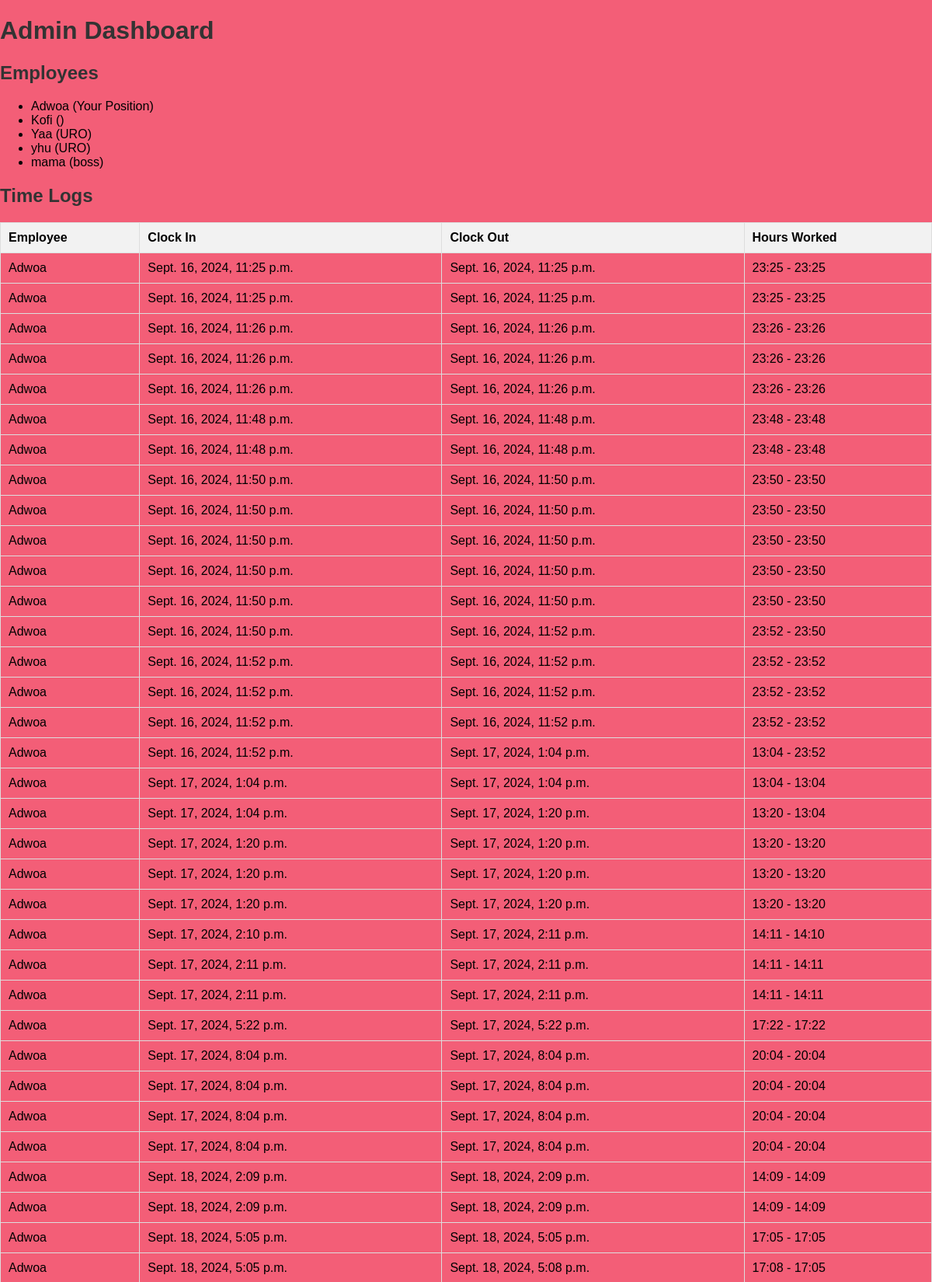
Screenshot of /employees/admin-dashboard/ (signed in, upper part) with the database file from the repository.
### employees/models.py (models this page shows, shortened)
class Employee(models.Model):
    user = models.OneToOneField(User, on_delete=models.CASCADE)
    position = models.CharField(max_length=100, blank=True)

class TimeLog(models.Model):
    employee = models.ForeignKey(Employee, on_delete=models.CASCADE)
    clock_in_time = models.DateTimeField()
    clock_out_time = models.DateTimeField(null=True, blank=True)

### employees/views.py (the view)
# urls.py: path('admin-dashboard/', views.admin_dashboard, name='admin_dashboard'),
@login_required
def admin_dashboard(request):
    employees = Employee.objects.all()
    time_logs = TimeLog.objects.all()
    return render(request, 'employees/admin_dashboard.html', {'employees': employees, 'time_logs': time_logs})

### employees/templates/employees/admin_dashboard.html (shortened to what this page needs)
<!DOCTYPE html>
<html lang="en">
<head>
  {% load static %}
  <link rel="stylesheet" type="text/css" href="{% static 'css/styles.css' %}">
</head>
<body>
  <h1>Admin Dashboard</h1>
<h2>Employees</h2>
<ul>
    {% for employee in employees %}
    <li>{{ employee.user.username }} ({{ employee.position }})</li>
    {% endfor %}
</ul>
<h2>Time Logs</h2>
<table>
    <tr>
        <th>Employee</th>
        <th>Clock In</th>
        <th>Clock Out</th>
        <th>Hours Worked</th>
    </tr>
    {% for log in time_logs %}
    <tr>
        <td>{{ log.employee.user.username }}</td>
        <td>{{ log.clock_in_time }}</td>
        <td>{{ log.clock_out_time }}</td>
        <td>{{ log.clock_out_time|date:"H:i" }} - {{ log.clock_in_time|date:"H:i" }}</td>
    </tr>
    {% endfor %}
</table>
</body>
</html>

### static/css/styles.css (style rules this page uses)
body { font-family: Arial, sans-serif; margin: 0; padding: 0; background-color: rgb(243, 94, 119); }
h1, h2 { color: #333; }
table { width: 100%; border-collapse: collapse; margin-top: 20px; }
table, th, td { border: 1px solid #ddd; }
th, td { padding: 10px; text-align: left; }
th { background-color: #f2f2f2; }

### rows the page displays
Employee: user.username "Adwoa", position "Your Position"
Employee: user.username "Kofi"
Employee: user.username "Yaa", position "URO"
Employee: user.username "yhu", position "URO"
Employee: user.username "mama", position "boss"
TimeLog: employee.user.username "Adwoa", clock_in_time "Sept. 16, 2024, 11:25 p.m.", clock_out_time "Sept. 16, 2024, 11:25 p.m.", clock_out_time "23:25", clock_in_time "23:25"
TimeLog: employee.user.username "Adwoa", clock_in_time "Sept. 16, 2024, 11:25 p.m.", clock_out_time "Sept. 16, 2024, 11:25 p.m.", clock_out_time "23:25", clock_in_time "23:25"
TimeLog: employee.user.username "Adwoa", clock_in_time "Sept. 16, 2024, 11:26 p.m.", clock_out_time "Sept. 16, 2024, 11:26 p.m.", clock_out_time "23:26", clock_in_time "23:26"
TimeLog: employee.user.username "Adwoa", clock_in_time "Sept. 16, 2024, 11:26 p.m.", clock_out_time "Sept. 16, 2024, 11:26 p.m.", clock_out_time "23:26", clock_in_time "23:26"
TimeLog: employee.user.username "Adwoa", clock_in_time "Sept. 16, 2024, 11:26 p.m.", clock_out_time "Sept. 16, 2024, 11:26 p.m.", clock_out_time "23:26", clock_in_time "23:26"
TimeLog: employee.user.username "Adwoa", clock_in_time "Sept. 16, 2024, 11:48 p.m.", clock_out_time "Sept. 16, 2024, 11:48 p.m.", clock_out_time "23:48", clock_in_time "23:48"
TimeLog: employee.user.username "Adwoa", clock_in_time "Sept. 16, 2024, 11:48 p.m.", clock_out_time "Sept. 16, 2024, 11:48 p.m.", clock_out_time "23:48", clock_in_time "23:48"
TimeLog: employee.user.username "Adwoa", clock_in_time "Sept. 16, 2024, 11:50 p.m.", clock_out_time "Sept. 16, 2024, 11:50 p.m.", clock_out_time "23:50", clock_in_time "23:50"
TimeLog: employee.user.username "Adwoa", clock_in_time "Sept. 16, 2024, 11:50 p.m.", clock_out_time "Sept. 16, 2024, 11:50 p.m.", clock_out_time "23:50", clock_in_time "23:50"
TimeLog: employee.user.username "Adwoa", clock_in_time "Sept. 16, 2024, 11:50 p.m.", clock_out_time "Sept. 16, 2024, 11:50 p.m.", clock_out_time "23:50", clock_in_time "23:50"
TimeLog: employee.user.username "Adwoa", clock_in_time "Sept. 16, 2024, 11:50 p.m.", clock_out_time "Sept. 16, 2024, 11:50 p.m.", clock_out_time "23:50", clock_in_time "23:50"
TimeLog: employee.user.username "Adwoa", clock_in_time "Sept. 16, 2024, 11:50 p.m.", clock_out_time "Sept. 16, 2024, 11:50 p.m.", clock_out_time "23:50", clock_in_time "23:50"
TimeLog: employee.user.username "Adwoa", clock_in_time "Sept. 16, 2024, 11:50 p.m.", clock_out_time "Sept. 16, 2024, 11:52 p.m.", clock_out_time "23:52", clock_in_time "23:50"
TimeLog: employee.user.username "Adwoa", clock_in_time "Sept. 16, 2024, 11:52 p.m.", clock_out_time "Sept. 16, 2024, 11:52 p.m.", clock_out_time "23:52", clock_in_time "23:52"
TimeLog: employee.user.username "Adwoa", clock_in_time "Sept. 16, 2024, 11:52 p.m.", clock_out_time "Sept. 16, 2024, 11:52 p.m.", clock_out_time "23:52", clock_in_time "23:52"
TimeLog: employee.user.username "Adwoa", clock_in_time "Sept. 16, 2024, 11:52 p.m.", clock_out_time "Sept. 16, 2024, 11:52 p.m.", clock_out_time "23:52", clock_in_time "23:52"
TimeLog: employee.user.username "Adwoa", clock_in_time "Sept. 16, 2024, 11:52 p.m.", clock_out_time "Sept. 17, 2024, 1:04 p.m.", clock_out_time "13:04", clock_in_time "23:52"
TimeLog: employee.user.username "Adwoa", clock_in_time "Sept. 17, 2024, 1:04 p.m.", clock_out_time "Sept. 17, 2024, 1:04 p.m.", clock_out_time "13:04", clock_in_time "13:04"
TimeLog: employee.user.username "Adwoa", clock_in_time "Sept. 17, 2024, 1:04 p.m.", clock_out_time "Sept. 17, 2024, 1:20 p.m.", clock_out_time "13:20", clock_in_time "13:04"
TimeLog: employee.user.username "Adwoa", clock_in_time "Sept. 17, 2024, 1:20 p.m.", clock_out_time "Sept. 17, 2024, 1:20 p.m.", clock_out_time "13:20", clock_in_time "13:20"
TimeLog: employee.user.username "Adwoa", clock_in_time "Sept. 17, 2024, 1:20 p.m.", clock_out_time "Sept. 17, 2024, 1:20 p.m.", clock_out_time "13:20", clock_in_time "13:20"
TimeLog: employee.user.username "Adwoa", clock_in_time "Sept. 17, 2024, 1:20 p.m.", clock_out_time "Sept. 17, 2024, 1:20 p.m.", clock_out_time "13:20", clock_in_time "13:20"
TimeLog: employee.user.username "Adwoa", clock_in_time "Sept. 17, 2024, 2:10 p.m.", clock_out_time "Sept. 17, 2024, 2:11 p.m.", clock_out_time "14:11", clock_in_time "14:10"
TimeLog: employee.user.username "Adwoa", clock_in_time "Sept. 17, 2024, 2:11 p.m.", clock_out_time "Sept. 17, 2024, 2:11 p.m.", clock_out_time "14:11", clock_in_time "14:11"
TimeLog: employee.user.username "Adwoa", clock_in_time "Sept. 17, 2024, 2:11 p.m.", clock_out_time "Sept. 17, 2024, 2:11 p.m.", clock_out_time "14:11", clock_in_time "14:11"
TimeLog: employee.user.username "Adwoa", clock_in_time "Sept. 17, 2024, 5:22 p.m.", clock_out_time "Sept. 17, 2024, 5:22 p.m.", clock_out_time "17:22", clock_in_time "17:22"
TimeLog: employee.user.username "Adwoa", clock_in_time "Sept. 17, 2024, 8:04 p.m.", clock_out_time "Sept. 17, 2024, 8:04 p.m.", clock_out_time "20:04", clock_in_time "20:04"
TimeLog: employee.user.username "Adwoa", clock_in_time "Sept. 17, 2024, 8:04 p.m.", clock_out_time "Sept. 17, 2024, 8:04 p.m.", clock_out_time "20:04", clock_in_time "20:04"
TimeLog: employee.user.username "Adwoa", clock_in_time "Sept. 17, 2024, 8:04 p.m.", clock_out_time "Sept. 17, 2024, 8:04 p.m.", clock_out_time "20:04", clock_in_time "20:04"
TimeLog: employee.user.username "Adwoa", clock_in_time "Sept. 17, 2024, 8:04 p.m.", clock_out_time "Sept. 17, 2024, 8:04 p.m.", clock_out_time "20:04", clock_in_time "20:04"
TimeLog: employee.user.username "Adwoa", clock_in_time "Sept. 18, 2024, 2:09 p.m.", clock_out_time "Sept. 18, 2024, 2:09 p.m.", clock_out_time "14:09", clock_in_time "14:09"
TimeLog: employee.user.username "Adwoa", clock_in_time "Sept. 18, 2024, 2:09 p.m.", clock_out_time "Sept. 18, 2024, 2:09 p.m.", clock_out_time "14:09", clock_in_time "14:09"
TimeLog: employee.user.username "Adwoa", clock_in_time "Sept. 18, 2024, 5:05 p.m.", clock_out_time "Sept. 18, 2024, 5:05 p.m.", clock_out_time "17:05", clock_in_time "17:05"
TimeLog: employee.user.username "Adwoa", clock_in_time "Sept. 18, 2024, 5:05 p.m.", clock_out_time "Sept. 18, 2024, 5:08 p.m.", clock_out_time "17:08", clock_in_time "17:05"
